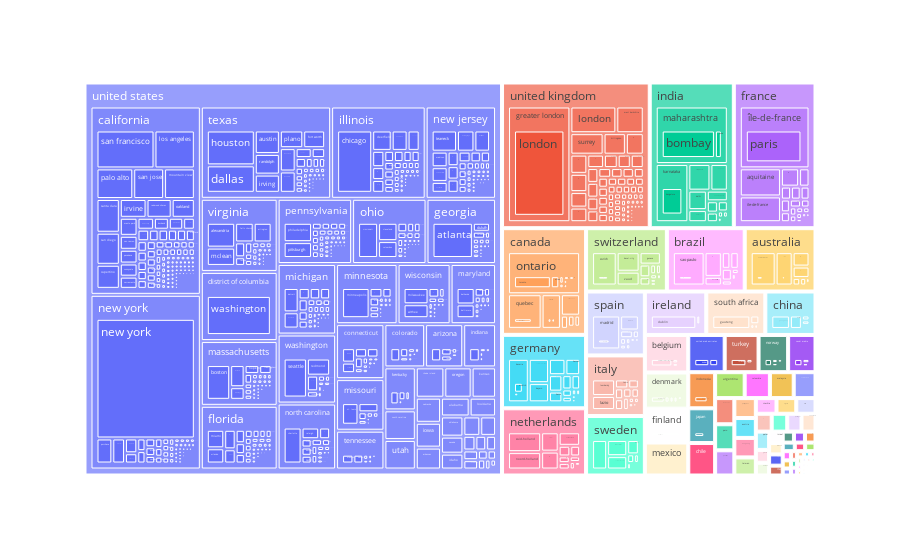

Here is the notebook cell this chart was saved with:
### Code cell
df = df.dropna(subset=["country","state","city"])
fig = px.treemap(df,
               path=["country","state","city"],
               values= "current_employee_estimate",
               color_continuous_scale="RdBu")
fig.show()

### Figure 1 — Plotly figure (JSON) as saved in the notebook; plotly's stock layout.template omitted (floating-point values rounded to 4 significant figures; data arrays with more than 128 entries replaced by an {"elided": "..."} marker saying what was removed)
{"data": [{"branchvalues": "total", "domain": {"x": [0, 1], "y": [0, 1]}, "hovertemplate": "labels=%{label}<br>current_employee_estimate=%{value}<br>parent=%{parent}<br>id=%{id}<extra></extra>", "ids": {"elided": "2995 str values"}, "labels": {"elided": "2995 str values"}, "name": "", "parents": {"elided": "2995 str values"}, "type": "treemap", "values": {"elided": "2995 int values"}}], "layout": {"legend": {"tracegroupgap": 0}, "margin": {"t": 60}}}
